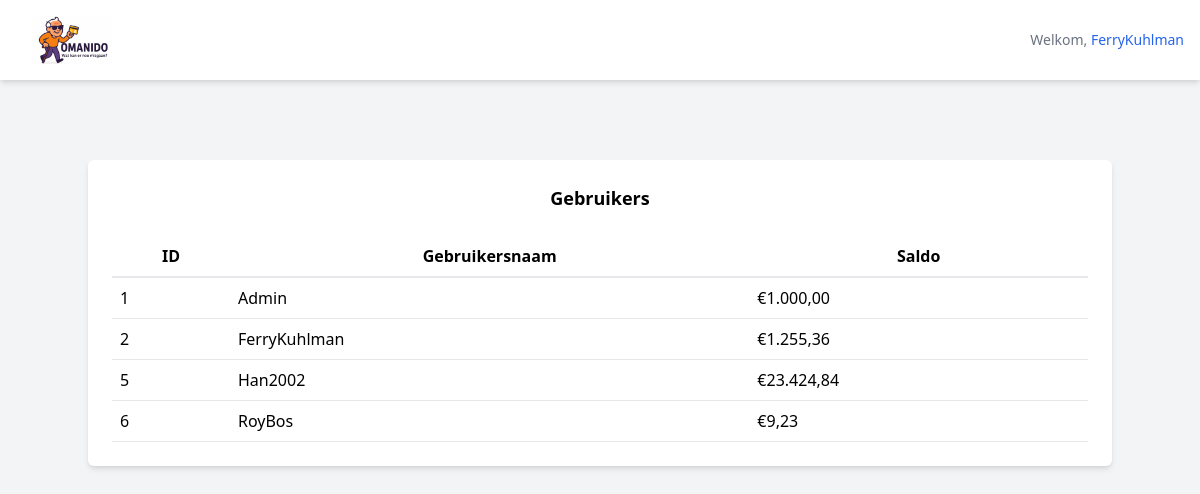
Page /users.php (signed in) on the committed database.
### tables this page shows
CREATE TABLE `user` (
  `id` int NOT NULL,
  `username` varchar(50) NOT NULL,
  `password` varchar(255) NOT NULL,
  `balance` decimal(10,2) NOT NULL,
  `isAdmin` tinyint(1) NOT NULL DEFAULT '0'
);

### users.php (the view, shortened to what this page needs)
<?php
include 'includes/db.php';
$stmt = $pdo->prepare("SELECT * FROM user");
$stmt->execute();
$users = $stmt->fetchAll();
?>
<!DOCTYPE html>
<html lang="nl">
<head>
    <link href="https://cdn.jsdelivr.net/npm/tailwindcss@2.2.15/dist/tailwind.min.css" rel="stylesheet">
</head>
<body class="bg-gray-100">
<?php include 'includes/header.php'; ?>
<div class="container mx-auto mt-20 p-6 bg-white shadow-md rounded-md">
    <h2 class="text-lg text-center font-bold mb-6">Gebruikers</h2>
    <table class="w-full">
        <thead>
        <tr>
            <th class="border-b-2 p-2">ID</th>
            <th class="border-b-2 p-2">Gebruikersnaam</th>
            <th class="border-b-2 p-2">Saldo</th>
        </tr>
        </thead>
        <tbody>
        <?php foreach ($users as $user): ?>
            <tr>
                <td class="border-b p-2"><?= $user['id'] ?></td>
               <td class="border-b p-2"><a href="transacties.php?id=<?= $user['id'] ?>"><?= $user['username'] ?></a></td>
                <td class="border-b p-2">€<?= number_format($user['balance'], 2, ',', '.') ?></td>
            </tr>
        <?php endforeach; ?>
        </tbody>
</div>
</body>

### rows in the picture
user: id "1", username "Admin", balance "1.000,00"
user: id "2", username "FerryKuhlman", balance "1.255,36"
user: id "5", username "Han2002", balance "23.424,84"
user: id "6", username "RoyBos", balance "9,23"

### other values in the picture
$username "FerryKuhlman"
